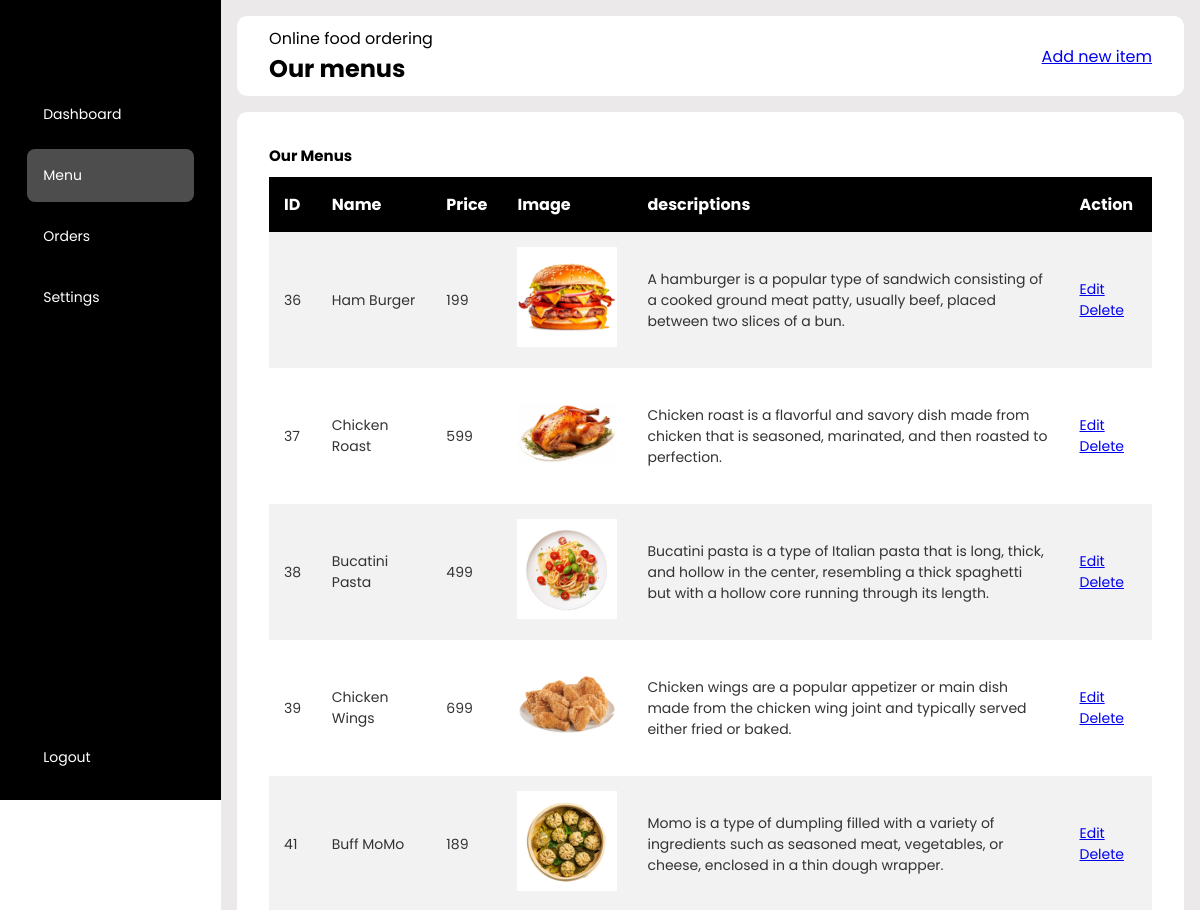
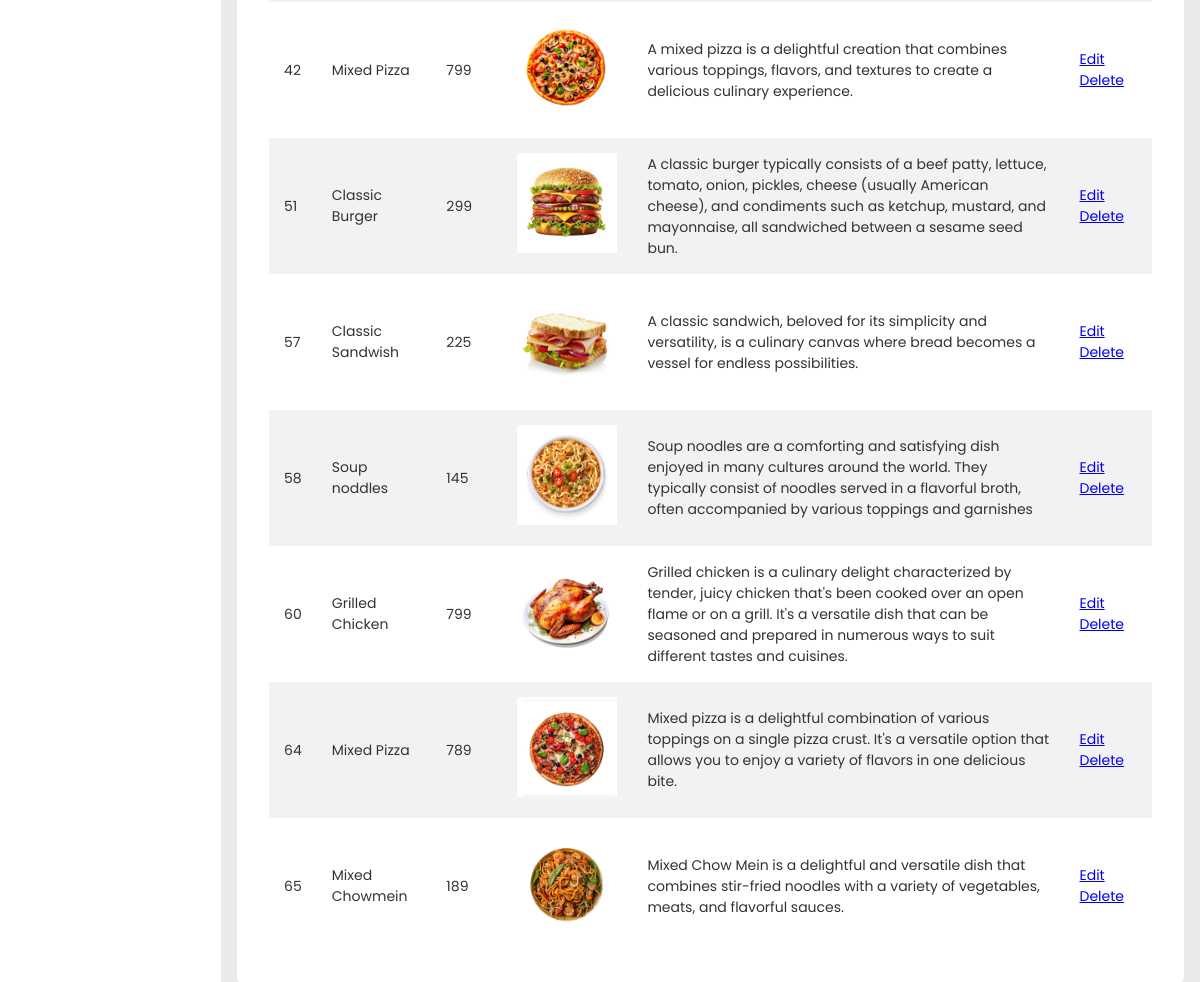
Page /admin/menu.php (signed in) on the committed database (2 pictures, top to bottom).
### tables this page shows
CREATE TABLE `foods` (
  `id` int(11) NOT NULL,
  `name` varchar(200) NOT NULL,
  `description` text NOT NULL,
  `price` bigint(20) NOT NULL,
  `image_path` varchar(100) NOT NULL
);

### admin/menu.php (the view, shortened to what this page needs)
<?php session_start();
include_once '../utils/db.php';
$query = "SELECT * FROM foods";
$result = $conn->query($query);
$foods = $result->fetch_all(MYSQLI_ASSOC);
?>
<!DOCTYPE html>
<html lang="en">
<head>
  <link rel="stylesheet" href="../css/dashboard.css">
  <link rel="stylesheet" href="https://cdnjs.cloudflare.com/ajax/libs/font-awesome/6.5.1/css/all.min.css"
 />
</head>
<body>
  <div class="sidebar">
    <div class="logo"></div>
    <ul class="menu">
      <li>
        <a href="./dashboard.php">
          <span>Dashboard</span>
        </a>
      </li>
      <li class="active">
        <a href="./menu.php">
          <span>Menu</span>
        </a>
      </li>
      <li>
        <a href="./orders.php">
          <span>Orders</span>
        </a>
      </li>
      <li>
        <a href="">
          <span>Settings</span>
        </a>
      </li>
      <li class="logout">
        <a href="">
          <span><a href="../actions/logout_action.php">Logout</a></span>
        </a>
      </li>
    </ul>
  </div>
  <div class="main_content">
    <div class="header">
      <div class="header_title">
        <span>Online food ordering</span>
        <h2>Our menus</h2>
      </div>
        <div class="header_search">
            <span>
                <a href="./add_menu_item.php">Add new item</a>
            </span>
        </div>
    </div>
    <div class="tabular">
      <h3 class="main_title">Our Menus</h3>
      <div class="table_container">
        <table>
          <thead>
            <tr>
              <th>ID</th>
              <th>Name</th>
              <th>Price</th>
              <th>Image</th>
              <th>descriptions</th>
              <th>Action</th>
            </tr>
          </thead>
          <tbody>
            <?php foreach ($foods as $food) { ?>
            <tr>
                <td><?php echo $food['id']; ?></td>
                <td><?php echo $food['name']; ?></td>
                <td><?php echo $food['price']; ?></td>
                <td><img src="../<?php echo $food['image_path']; ?>" alt="<?php echo $food['name']; ?>" width="100"></td>
                 <td><?php echo $food['description']; ?></td>
                <td>
                    <a href="./edit_menu_item.php?id=<?php echo $food['id']; ?>">Edit</a>
                    <a href="../actions/delete_menu_item_action.php?id=<?php echo $food['id']; ?>">Delete</a>
                </td>
            </tr>
            <?php } ?>
          </tbody>
        </table>
      </div>
    </div>
  </div>
</body>
</html>

### css/dashboard.css (style rules this page uses)
* { margin: 0; padding: 0; border: none; outline: none; box-sizing: border-box; font-family: "Poppins", sans-serif; }
body { display: flex; }
.sidebar { position: sticky; top: 0; left: 0; bottom: 0; width: 260px; height: 100vh; padding: 0 1.7rem; color: #fff; overflow: hidden; background-color: black; }
.logo { height: 80px; padding: 16px; }
.menu { height: 88%; position: relative; list-style: none; padding: 0; }
.menu li { padding: 1rem; margin: 8px 0; border-radius: 8px; transition: all 0.5s ease-in-out; }
.menu li:hover , .active { background: #e0e0e058; }
.menu a { color: #fff; font-size: 14px; text-decoration: none; display: flex; align-items: center; gap: 1.5rem; }
.menu a span { overflow: hidden; }
.logout { position: absolute; bottom: 0; left: 0; width: 100%; }
.main_content { position: relative; background: #ebe9e9; width: 100%; padding: 1rem; }
.header { display: flex; justify-content: space-between; align-items: center; flex-wrap: wrap; background: #fff; border-radius: 10px; padding: 10px 2rem; margin-bottom: 1rem; }
.header_title { color:black; }
.main_title { color: black; padding-bottom: 10px; font-size: 15px; }
.tabular { background: #fff; margin-top: 1rem; border-radius: 10px; padding: 2rem; }
.table_container { width: 100%; }
table { width: 100%; border-collapse: collapse; }
thead { background: black; color: #fff; }
th { padding: 15px; text-align: left; }
tbody { background: #f2f2f2; }
td { padding: 15px; font-size: 14px; color: #333; }
tr:nth-child(even) { background: #fff; }

### rows in the picture
foods: id "36", name "Ham Burger", price "199", image_path (picture), description "A hamburger is a popular type of sandwich consisting of a cooked ground meat patty, usually beef, placed between two slices of a bun."
foods: id "37", name "Chicken Roast", price "599", image_path (picture), description "Chicken roast is a flavorful and savory dish made from chicken that is seasoned, marinated, and then roasted to perfection."
foods: id "38", name "Bucatini Pasta", price "499", image_path (picture), description "Bucatini pasta is a type of Italian pasta that is long, thick, and hollow in the center, resembling a thick spaghetti but with a hollow core running through its length."
foods: id "39", name "Chicken Wings", price "699", image_path (picture), description "Chicken wings are a popular appetizer or main dish made from the chicken wing joint and typically served either fried or baked."
foods: id "41", name "Buff MoMo", price "189", image_path (picture), description "Momo is a type of dumpling filled with a variety of ingredients such as seasoned meat, vegetables, or cheese, enclosed in a thin dough wrapper."
foods: id "42", name "Mixed Pizza", price "799", image_path (picture), description "A mixed pizza is a delightful creation that combines various toppings, flavors, and textures to create a delicious culinary experience."
foods: id "51", name "Classic Burger", price "299", image_path (picture), description "A classic burger typically consists of a beef patty, lettuce, tomato, onion, pickles, cheese (usually American cheese), and condiments such as ketchup, mustard, and mayonnaise, all sandwiched between a sesame seed bun."
foods: id "57", name "Classic Sandwish", price "225", image_path (picture), description "A classic sandwich, beloved for its simplicity and versatility, is a culinary canvas where bread becomes a vessel for endless possibilities."
foods: id "58", name "Soup noddles", price "145", image_path+name (picture), description "Soup noodles are a comforting and satisfying dish enjoyed in many cultures around the world. They typically consist of noodles served in a flavorful broth, often accompanied by various toppings and garnishes"
foods: id "60", name "Grilled Chicken", price "799", image_path (picture), description "Grilled chicken is a culinary delight characterized by tender, juicy chicken that's been cooked over an open flame or on a grill. It's a versatile dish that can be seasoned and prepared in numerous ways to suit different tastes and cuisines."
foods: id "64", name "Mixed Pizza", price "789", image_path (picture), description "Mixed pizza is a delightful combination of various toppings on a single pizza crust. It's a versatile option that allows you to enjoy a variety of flavors in one delicious bite."
foods: id "65", name "Mixed Chowmein", price "189", image_path (picture), description "Mixed Chow Mein is a delightful and versatile dish that combines stir-fried noodles with a variety of vegetables, meats, and flavorful sauces."
